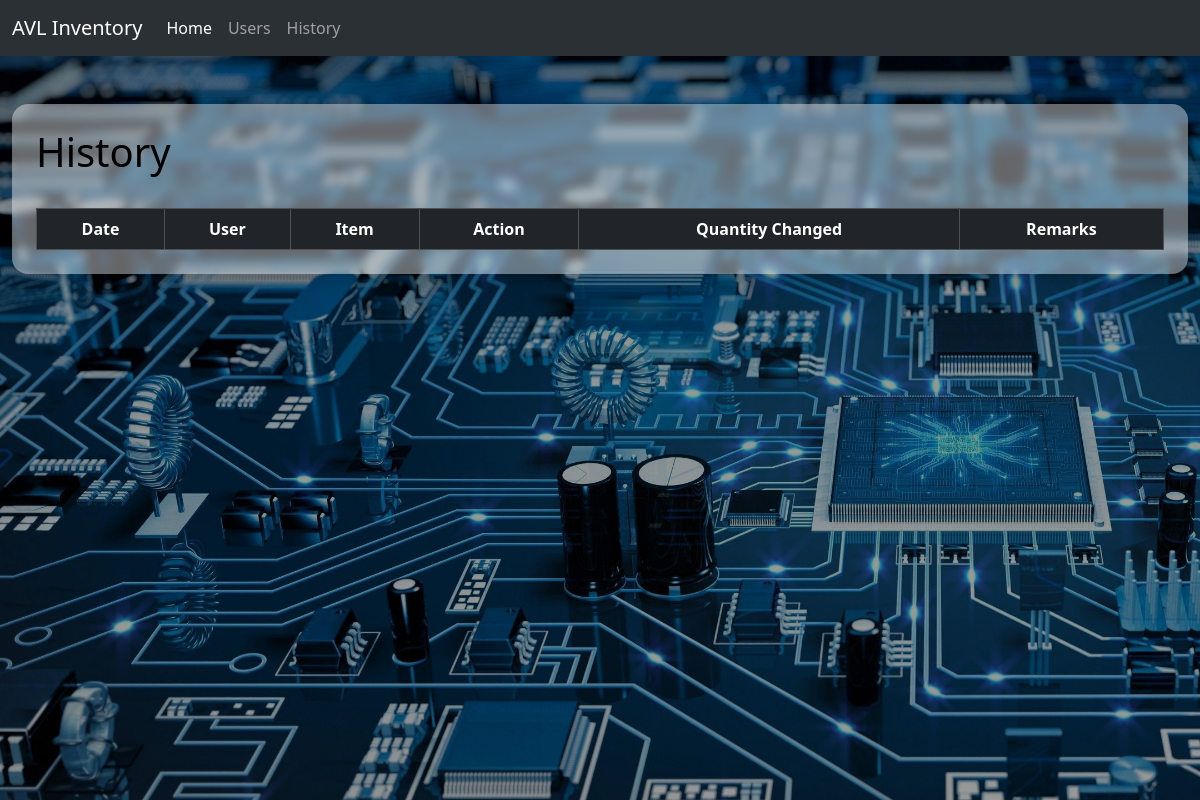
Before: /history with the older database file.
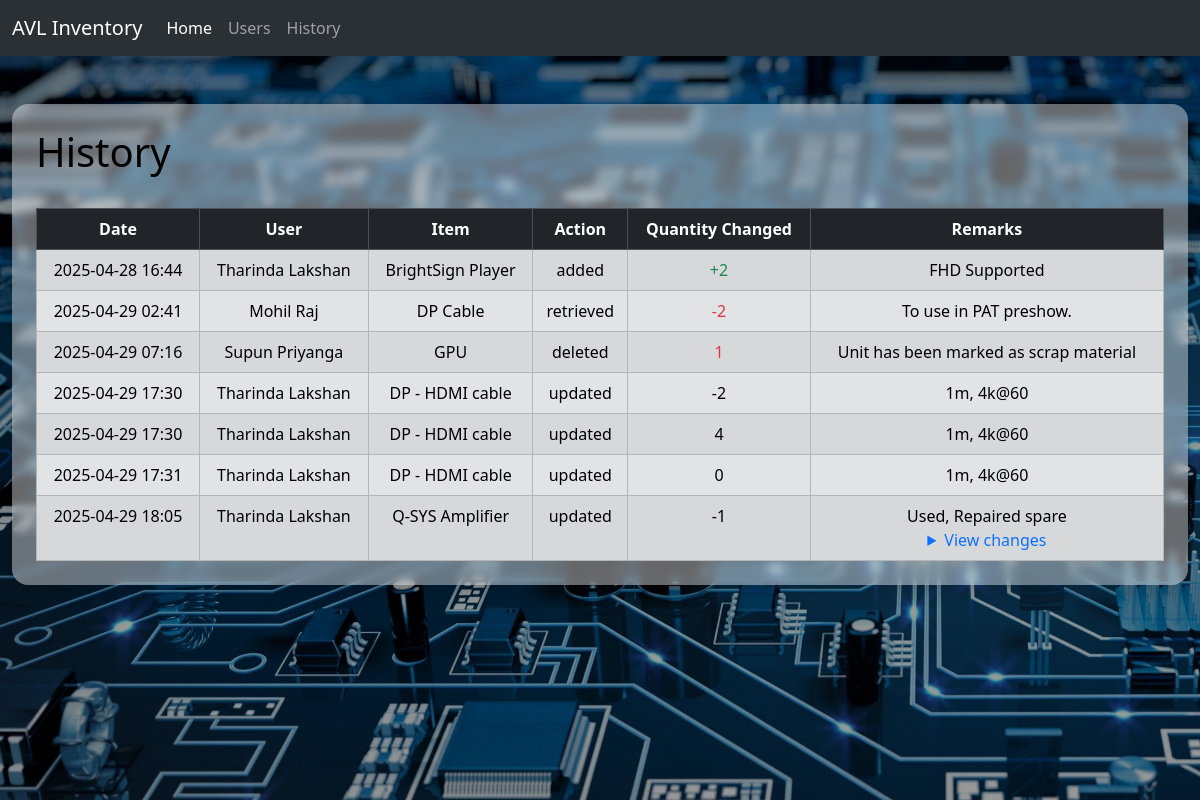
After: the same page with the newer database file.
### models.py (models this page shows)
class InventoryHistory(db.Model):
    __tablename__ = 'inventory_history'
    id = db.Column(db.Integer, primary_key=True)
    inventory_id = db.Column(db.Integer, db.ForeignKey('inventory.id'), nullable=False)
    user_id = db.Column(db.Integer, db.ForeignKey('user.id'), nullable=False)
    action = db.Column(db.String(50), nullable=False)  # e.g., 'added', 'removed', 'updated'
    quantity_changed = db.Column(db.Integer, nullable=False)
    date_time = db.Column(db.DateTime, default=lambda: datetime.now(timezone.utc))
    remarks = db.Column(db.String(255))
    inventory = db.relationship('Inventory', backref='history')
    user = db.relationship('User', backref='history')

class User(db.Model):
    __tablename__ = 'user'
    id = db.Column(db.Integer, primary_key=True)
    emp_id = db.Column(db.Integer, unique=True, nullable=False)
    user_name = db.Column(db.String(100), nullable=False)

class Inventory(db.Model):
    __tablename__ = 'inventory'
    id = db.Column(db.Integer, primary_key=True)
    item_name = db.Column(db.String(100), nullable=False)
    brand = db.Column(db.String(100))
    model = db.Column(db.String(100))
    serial_number = db.Column(db.String(100))
    quantity = db.Column(db.Integer, nullable=False, default=0)
    unit = db.Column(db.String(50))
    category = db.Column(db.String(100))
    location = db.Column(db.String(100))
    min_stock = db.Column(db.Integer)
    remarks = db.Column(db.String(255))
    date_added = db.Column(db.DateTime, default=lambda: datetime.now(timezone.utc))
    last_updated = db.Column(db.DateTime, onupdate=lambda: datetime.now(timezone.utc))
    is_active = db.Column(db.Boolean, default=True)

### app.py (the view)
@app.route("/history")
def history():
    history = InventoryHistory.query.all()
    return render_template("history.html", history=history)

### templates/history.html (shortened to what this page needs)
{% extends "base.html" %}
{% block content %}
<div class="container-fluid my-5">
    <div class="shadow rounded-4 p-4 mask" style="
  background-color: rgba(255, 255, 255, 0.4);
  backdrop-filter: blur(4px);">
        <div class="d-flex justify-content-between align-items-center mb-4 flex-wrap">
            <h1 class="mb-2" style="color: rgb(0, 0, 0);">History</h1>
        </div>
        <table class="datatable table table-secondary table-striped table-hover table-bordered m-0 text-center">
            <thead class="table-dark">
                <tr>
                    <th>Date</th>
                    <th>User</th>
                    <th>Item</th>
                    <th>Action</th>
                    <th>Quantity Changed</th>
                    <th>Remarks</th>
                </tr>
            </thead>
            <tbody>
                {% for record in history %}
                <tr>
                    <td>{{ record.date_time.strftime('%Y-%m-%d %H:%M') if record.date_time else '-' }}</td>
                    <td>{{ record.user.user_name }}</td>
                    <td>{{ record.inventory.item_name }}</td>
                    <td>{{ record.action }}</td>
                    <td>
                        {% if record.action == 'retrieved' %}
                        <span class="text-danger">-{{ record.quantity_changed }}</span>
                        {% elif record.action == 'added' %}
                        <span class="text-success">+{{ record.quantity_changed }}</span>
                        {% elif record.action == 'deleted' %}
                        <span class="text-danger">{{ record.quantity_changed }}</span>
                        {% else %}
                        {{ record.quantity_changed }}
                        {% endif %}
                    </td>
                    <td>
                        <div>{{ record.remarks.split(' | changes:')[0] }}</div>
                        {% if ' | changes:' in record.remarks %}
                        <details>
                            <summary class="text-primary" style="cursor: pointer;">View changes</summary>
                        </details>
                        {% endif %}
                    </td>
                </tr>
                {% endfor %}
        </table>
    </div>
</div>
{% endblock %}

### templates/base.html (shortened to what this page needs)
<!DOCTYPE html>
<html lang="en">
<head>
    <link rel="stylesheet" href="{{ url_for('static', filename='bootstrap.min.css') }}">
    <link rel="stylesheet" href="{{ url_for('static', filename='icons/font/bootstrap-icons.css') }}">
    <link rel="stylesheet" href="{{ url_for('static', filename='datatables/css/datatables.min.css') }}">
</head>
<body>
    <div style="background-image: url('/static/background.jpg'); background-repeat: no-repeat; background-size: cover;">
        <div class="mask" style="background-color: rgba(0, 0, 0, 0.4); height: 100vh;">
            <nav class="navbar navbar-expand-lg bg-body-tertiary" data-bs-theme="dark">
                <div class="container-fluid">
                    <a class="navbar-brand" href="/">AVL Inventory</a>
                    <div class="collapse navbar-collapse" id="navbarSupportedContent">
                        <ul class="navbar-nav me-auto mb-2 mb-lg-0">
                            <li class="nav-item">
                                <a class="nav-link active" aria-current="page" href="/">Home</a>
                            </li>
                            <li class="nav-item">
                                <a class="nav-link" href="/users">Users</a>
                            </li>
                            <li class="nav-item">
                                <a class="nav-link" href="/history">History</a>
                            </li>
                        </ul>
                    </div>
                </div>
            </nav>
            {% block content %}{% endblock %}
        </div>
    </div>
</body>
</html>

Changed rows visible on the page:
added InventoryHistory: date_time "2025-04-28 16:44", user.user_name "Tharinda Lakshan", inventory.item_name "BrightSign Player", action "added", quantity_changed "2", remarks|changes "FHD Supported"
added InventoryHistory: date_time "2025-04-29 02:41", user.user_name "Mohil Raj", inventory.item_name "DP Cable", action "retrieved", quantity_changed "2", remarks|changes "To use in PAT preshow."
added InventoryHistory: date_time "2025-04-29 07:16", user.user_name "Supun Priyanga", inventory.item_name "GPU", action "deleted", quantity_changed "1", remarks|changes "Unit has been marked as scrap material"
added InventoryHistory: date_time "2025-04-29 17:30", user.user_name "Tharinda Lakshan", inventory.item_name "DP - HDMI cable", action "updated", quantity_changed "-2", remarks|changes "1m, 4k@60"
added InventoryHistory: date_time "2025-04-29 17:30", user.user_name "Tharinda Lakshan", inventory.item_name "DP - HDMI cable", action "updated", quantity_changed "4", remarks|changes "1m, 4k@60"
added InventoryHistory: date_time "2025-04-29 17:31", user.user_name "Tharinda Lakshan", inventory.item_name "DP - HDMI cable", action "updated", quantity_changed "0", remarks|changes "1m, 4k@60"
added InventoryHistory: date_time "2025-04-29 18:05", user.user_name "Tharinda Lakshan", inventory.item_name "Q-SYS Amplifier", action "updated", quantity_changed "-1", remarks|changes "Used, Repaired spare"
